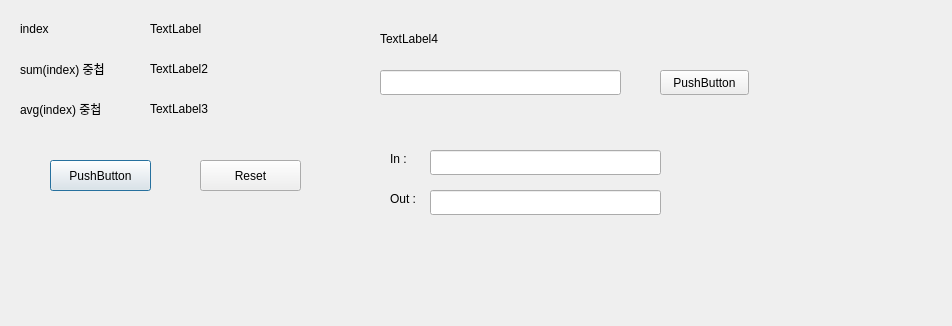
<?xml version="1.0" encoding="UTF-8"?>
<ui version="4.0">
 <class>Dialog</class>
 <widget class="QDialog" name="Dialog">
  <property name="geometry">
   <rect>
    <x>0</x>
    <y>0</y>
    <width>952</width>
    <height>326</height>
   </rect>
  </property>
  <property name="windowTitle">
   <string>Dialog</string>
  </property>
  <widget class="QLabel" name="label">
   <property name="geometry">
    <rect>
     <x>150</x>
     <y>20</y>
     <width>271</width>
     <height>17</height>
    </rect>
   </property>
   <property name="text">
    <string>TextLabel</string>
   </property>
  </widget>
  <widget class="QPushButton" name="pushButton">
   <property name="geometry">
    <rect>
     <x>50</x>
     <y>160</y>
     <width>101</width>
     <height>31</height>
    </rect>
   </property>
   <property name="text">
    <string>PushButton</string>
   </property>
  </widget>
  <widget class="QPushButton" name="pushButton_2">
   <property name="geometry">
    <rect>
     <x>200</x>
     <y>160</y>
     <width>101</width>
     <height>31</height>
    </rect>
   </property>
   <property name="text">
    <string>Reset</string>
   </property>
  </widget>
  <widget class="QLabel" name="label_2">
   <property name="geometry">
    <rect>
     <x>150</x>
     <y>60</y>
     <width>221</width>
     <height>17</height>
    </rect>
   </property>
   <property name="text">
    <string>TextLabel2</string>
   </property>
  </widget>
  <widget class="QLabel" name="label_3">
   <property name="geometry">
    <rect>
     <x>20</x>
     <y>20</y>
     <width>67</width>
     <height>17</height>
    </rect>
   </property>
   <property name="text">
    <string>index</string>
   </property>
  </widget>
  <widget class="QLabel" name="label_4">
   <property name="geometry">
    <rect>
     <x>20</x>
     <y>60</y>
     <width>111</width>
     <height>17</height>
    </rect>
   </property>
   <property name="text">
    <string>sum(index) 중첩</string>
   </property>
  </widget>
  <widget class="QLabel" name="label_5">
   <property name="geometry">
    <rect>
     <x>20</x>
     <y>100</y>
     <width>111</width>
     <height>17</height>
    </rect>
   </property>
   <property name="text">
    <string>avg(index) 중첩</string>
   </property>
  </widget>
  <widget class="QLabel" name="label_6">
   <property name="geometry">
    <rect>
     <x>150</x>
     <y>100</y>
     <width>151</width>
     <height>17</height>
    </rect>
   </property>
   <property name="text">
    <string>TextLabel3</string>
   </property>
  </widget>
  <widget class="QLineEdit" name="lineEdit">
   <property name="geometry">
    <rect>
     <x>380</x>
     <y>70</y>
     <width>241</width>
     <height>25</height>
    </rect>
   </property>
  </widget>
  <widget class="QPushButton" name="pushButton_3">
   <property name="geometry">
    <rect>
     <x>660</x>
     <y>70</y>
     <width>89</width>
     <height>25</height>
    </rect>
   </property>
   <property name="text">
    <string>PushButton</string>
   </property>
  </widget>
  <widget class="QLabel" name="label_7">
   <property name="geometry">
    <rect>
     <x>380</x>
     <y>30</y>
     <width>241</width>
     <height>17</height>
    </rect>
   </property>
   <property name="text">
    <string>TextLabel4</string>
   </property>
  </widget>
  <widget class="QLabel" name="label_8">
   <property name="geometry">
    <rect>
     <x>390</x>
     <y>150</y>
     <width>41</width>
     <height>17</height>
    </rect>
   </property>
   <property name="text">
    <string>In :</string>
   </property>
  </widget>
  <widget class="QLabel" name="label_9">
   <property name="geometry">
    <rect>
     <x>390</x>
     <y>190</y>
     <width>41</width>
     <height>17</height>
    </rect>
   </property>
   <property name="text">
    <string>Out :</string>
   </property>
  </widget>
  <widget class="QLineEdit" name="lineEdit_2">
   <property name="geometry">
    <rect>
     <x>430</x>
     <y>150</y>
     <width>231</width>
     <height>25</height>
    </rect>
   </property>
   <property name="readOnly">
    <bool>false</bool>
   </property>
  </widget>
  <widget class="QLineEdit" name="lineEdit_3">
   <property name="geometry">
    <rect>
     <x>430</x>
     <y>190</y>
     <width>231</width>
     <height>25</height>
    </rect>
   </property>
   <property name="readOnly">
    <bool>true</bool>
   </property>
  </widget>
 </widget>
 <resources/>
 <connections/>
</ui>
